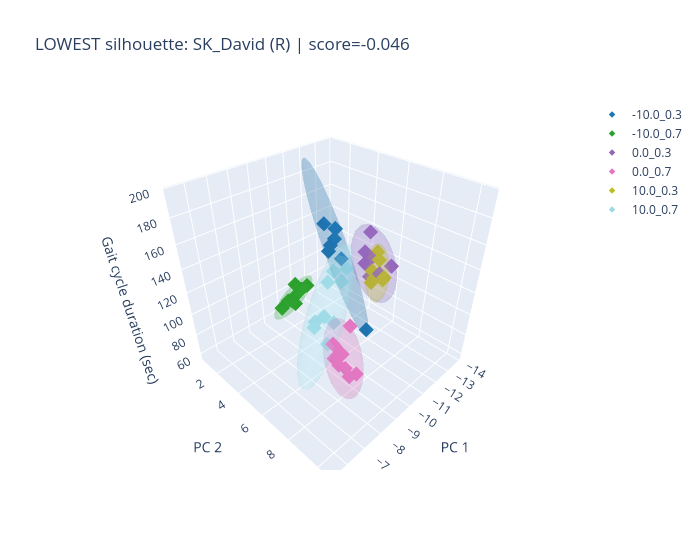
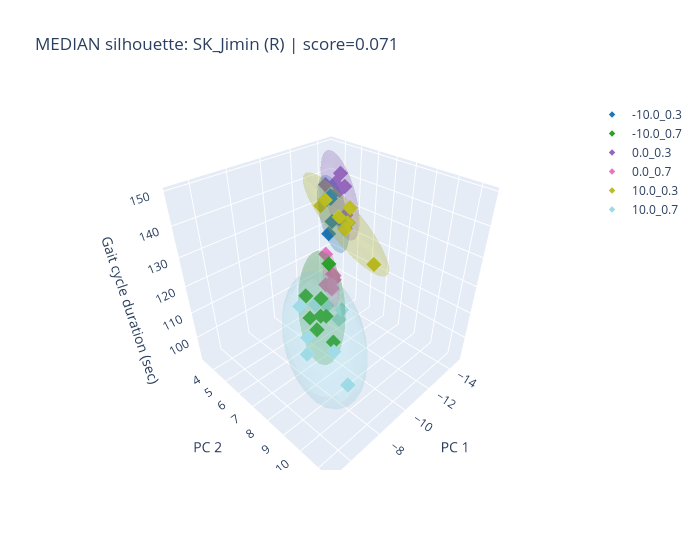
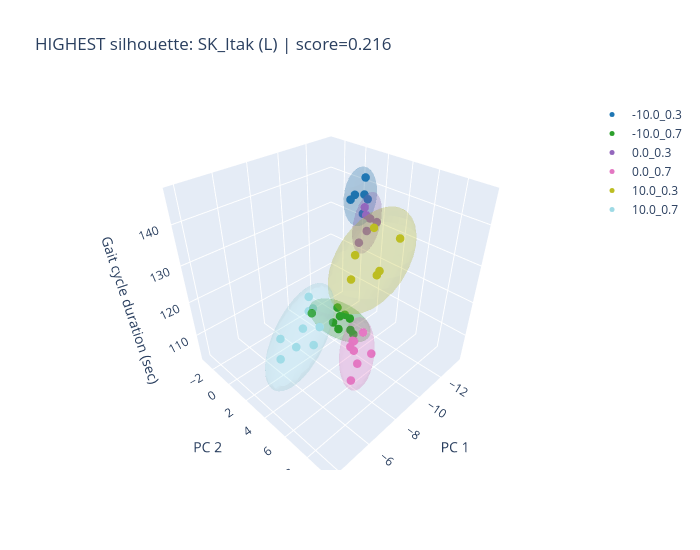

Notebook source saved alongside these figures, in order:
### Code cell
import numpy as np
import pandas as pd
import matplotlib.pyplot as plt
import plotly.graph_objects as go
from scipy.stats import chi2
from sklearn.metrics import silhouette_score

# Collect all 18 subject-side cases and compute silhouette scores.
def _to_xyz_case(points_3d):
    parsed = []
    for p in points_3d:
        if isinstance(p, str):
            arr = np.fromstring(p.strip("[]").replace(",", " "), sep=" ")
        else:
            arr = np.asarray(p, dtype=float).ravel()
        if arr.size >= 3 and np.all(np.isfinite(arr[:3])):
            parsed.append(arr[:3])
    return np.asarray(parsed, dtype=float)

def _build_case(subject, side):
    if side == "L":
        pts = _to_xyz_case(input_reduced_L['pc_buffer'][subject])
        labels = np.array([
            f"{inc_idx_L['pc_buffer'][subject][i]}_{spd_idx_L['pc_buffer'][subject][i]}"
            for i in range(len(spd_idx_L['pc_buffer'][subject]))
        ], dtype=str)
    else:
        pts = _to_xyz_case(input_reduced_R['pc_buffer'][subject])
        labels = np.array([
            f"{inc_idx_R['pc_buffer'][subject][i]}_{spd_idx_R['pc_buffer'][subject][i]}"
            for i in range(len(spd_idx_R['pc_buffer'][subject]))
        ], dtype=str)

    n = min(len(pts), len(labels))
    pts = pts[:n]
    labels = labels[:n]

    if n < 4 or np.unique(labels).size < 2:
        return None

    score = float(silhouette_score(pts, labels))
    return {
        "subject": subject,
        "side": side,
        "score": score,
        "pts": pts,
        "labels": labels,
    }

all_cases = []
for subject in subjects:
    for side in ["L", "R"]:
        case = _build_case(subject, side)
        if case is not None:
            all_cases.append(case)

if len(all_cases) == 0:
    raise ValueError("No valid subject-side cases found for silhouette analysis.")

# Print all silhouette scores and summary stats.
score_table = pd.DataFrame([
    {
        "subject": case["subject"],
        "side": case["side"],
        "silhouette": case["score"],
    }
    for case in sorted(all_cases, key=lambda x: (x["subject"], x["side"]))
])

print(f"Silhouette scores for all valid cases (n={len(score_table)}):")
display(score_table)

score_values = score_table["silhouette"].to_numpy(dtype=float)
print(f"Mean silhouette score: {np.mean(score_values):.4f}")
print(f"Std silhouette score: {np.std(score_values):.4f}")

all_cases_sorted = sorted(all_cases, key=lambda x: x["score"])
mid_idx = len(all_cases_sorted) // 2
selected_cases = [
    ("lowest", all_cases_sorted[0]),
    ("median", all_cases_sorted[mid_idx]),
    ("highest", all_cases_sorted[-1]),
]

summary_df = pd.DataFrame([
    {
        "rank": rank_name,
        "subject": case["subject"],
        "side": case["side"],
        "silhouette": case["score"],
        "n_points": len(case["pts"]),
        "n_tasks": int(np.unique(case["labels"]).size),
    }
    for rank_name, case in selected_cases
])
print("Selected representative cases from 18 subject-side combinations:")
display(summary_df)

CHI2_90_DF3 = chi2.ppf(0.90, df=3)

# Plotly helper.
def _add_plotly_confidence_ellipsoid(fig, pts_cluster, color, confidence_scale=np.sqrt(CHI2_90_DF3)):
    pts_cluster = np.asarray(pts_cluster, dtype=float)
    if pts_cluster.shape[0] < 4:
        return

    center = pts_cluster.mean(axis=0)
    cov = np.cov(pts_cluster.T)
    if not np.all(np.isfinite(cov)):
        return

    eigvals, eigvecs = np.linalg.eigh(cov)
    eigvals = np.clip(eigvals, 1e-9, None)
    radii = confidence_scale * np.sqrt(eigvals)

    u = np.linspace(0, 2 * np.pi, 32)
    v = np.linspace(0, np.pi, 16)
    x = np.outer(np.cos(u), np.sin(v))
    y = np.outer(np.sin(u), np.sin(v))
    z = np.outer(np.ones_like(u), np.cos(v))
    sphere = np.stack([x, y, z], axis=0).reshape(3, -1)

    ellipsoid = (eigvecs @ np.diag(radii) @ sphere).reshape(3, len(u), len(v))
    xe = ellipsoid[0] + center[0]
    ye = ellipsoid[1] + center[1]
    ze = ellipsoid[2] + center[2]

    fig.add_trace(
        go.Surface(
            x=xe,
            y=ye,
            z=ze,
            showscale=False,
            opacity=0.16,
            surfacecolor=np.zeros_like(xe),
            colorscale=[[0, color], [1, color]],
            hoverinfo="skip",
            showlegend=False,
        )
    )

# Matplotlib helper.
def _add_mpl_confidence_ellipsoid(ax, pts_cluster, color, confidence_scale=np.sqrt(CHI2_90_DF3)):
    pts_cluster = np.asarray(pts_cluster, dtype=float)
    if pts_cluster.shape[0] < 4:
        return

    center = pts_cluster.mean(axis=0)
    cov = np.cov(pts_cluster.T)
    if not np.all(np.isfinite(cov)):
        return

    eigvals, eigvecs = np.linalg.eigh(cov)
    eigvals = np.clip(eigvals, 1e-9, None)
    radii = confidence_scale * np.sqrt(eigvals)

    u = np.linspace(0, 2 * np.pi, 30)
    v = np.linspace(0, np.pi, 15)
    x = np.outer(np.cos(u), np.sin(v))
    y = np.outer(np.sin(u), np.sin(v))
    z = np.outer(np.ones_like(u), np.cos(v))
    sphere = np.stack([x, y, z], axis=0).reshape(3, -1)

    ellipsoid = (eigvecs @ np.diag(radii) @ sphere).reshape(3, *x.shape)
    ax.plot_surface(
        ellipsoid[0] + center[0],
        ellipsoid[1] + center[1],
        (ellipsoid[2] + center[2]) / 100,
        color=color,
        alpha=0.10,
        linewidth=0,
    )

# Render selected cases in both Plotly and Matplotlib.
for rank_name, case in selected_cases:
    subject = case["subject"]
    side = case["side"]
    score = case["score"]
    pts = case["pts"]
    labels = case["labels"]

    unique_tasks = np.unique(labels)
    cmap = plt.get_cmap("tab20", len(unique_tasks))
    task_to_color_mpl = {task: cmap(i) for i, task in enumerate(unique_tasks)}
    task_to_color_hex = {
        task: "#{:02x}{:02x}{:02x}".format(
            int(255 * task_to_color_mpl[task][0]),
            int(255 * task_to_color_mpl[task][1]),
            int(255 * task_to_color_mpl[task][2]),
        )
        for task in unique_tasks
    }

    # Plotly figure.
    fig_plotly = go.Figure()
    for task in unique_tasks:
        mask = labels == task
        cluster = pts[mask]
        color_hex = task_to_color_hex[task]

        fig_plotly.add_trace(
            go.Scatter3d(
                x=cluster[:, 0],
                y=cluster[:, 1],
                z=cluster[:, 2],
                mode="markers",
                name=str(task),
                marker=dict(size=5, color=color_hex, symbol="circle" if side == "L" else "diamond"),
            )
        )
        _add_plotly_confidence_ellipsoid(fig_plotly, cluster, color_hex)

    fig_plotly.update_layout(
        title=f"{rank_name.upper()} silhouette: {subject} ({side}) | score={score:.3f}",
        scene=dict(
            xaxis_title="PC 1",
            yaxis_title="PC 2",
            zaxis_title="Gait cycle duration (sec)",
        ),
        width=700,
        height=550,
    )
    fig_plotly.show()

    # Matplotlib figure.
    fig_mpl = plt.figure(figsize=(4, 3))
    ax = fig_mpl.add_subplot(111, projection="3d")

    for task in unique_tasks:
        mask = labels == task
        cluster = pts[mask]
        color = task_to_color_mpl[task]

        ax.scatter(
            cluster[:, 0],
            cluster[:, 1],
            cluster[:, 2] / 100,
            color=color,
            marker="o",
            s=20,
            edgecolors=color,
            linewidth=0.4,
            label=str(task),
        )
        _add_mpl_confidence_ellipsoid(ax, cluster, color)

    handles, plot_labels = ax.get_legend_handles_labels()
    by_label = dict(zip(plot_labels, handles))
    ax.legend(by_label.values(), by_label.keys(), bbox_to_anchor=(1.05, 1), loc="upper left")
    ax.set_title(f"{rank_name.upper()} silhouette: {subject} ({side}) | score={score:.3f}")
    ax.set_xlabel("PC 1")
    ax.set_ylabel("PC 2")
    ax.set_zlabel("Gait cycle duration (sec)")
    from matplotlib.ticker import MaxNLocator
    ax.xaxis.set_major_locator(MaxNLocator(nbins=3))
    ax.yaxis.set_major_locator(MaxNLocator(nbins=3))
    ax.zaxis.set_major_locator(MaxNLocator(nbins=2))
    ax.view_init(elev=30, azim=-45)

    plt.tight_layout()
    plt.rcParams['pdf.fonttype'] = 42

    if rank_name == "lowest":
        plt.savefig('Manifold_SK_L.pdf', dpi=300)
    elif rank_name == "highest":
        plt.savefig('Manifold_SK_H.pdf', dpi=300)
    elif rank_name == "median":
        plt.savefig('Manifold_SK_M.pdf', dpi=300)
    plt.show()

### Figure 1 — Plotly figure (JSON) as saved in the notebook; plotly's stock layout.template omitted (floating-point values rounded to 4 significant figures; data arrays with more than 128 entries replaced by an {"elided": "..."} marker saying what was removed)
{"data": [{"marker": {"color": "#1f77b4", "size": 5, "symbol": "diamond"}, "mode": "markers", "name": "-10.0_0.3", "type": "scatter3d", "x": [-11.83, -11.07, -12.86, -11.61, -12.22, -11.16, -12.04, -11.85], "y": [5.984, 3.753, 2.767, 3.599, 2.97, 3.805, 2.266, 3.38], "z": [65.5, 133.5, 107.5, 140.0, 141.5, 138.5, 143.5, 146.5]}, {"colorscale": [[0, "#1f77b4"], [1, "#1f77b4"]], "hoverinfo": "skip", "opacity": 0.16, "showlegend": false, "showscale": false, "surfacecolor": {"elided": "32x16 float values"}, "type": "surface", "x": {"elided": "32x16 float values"}, "y": {"elided": "32x16 float values"}, "z": {"elided": "32x16 float values"}}, {"marker": {"color": "#2ca02c", "size": 5, "symbol": "diamond"}, "mode": "markers", "name": "-10.0_0.7", "type": "scatter3d", "x": [-9.454, -9.759, -8.401, -8.783, -8.425, -8.368, -9.413, -7.767], "y": [3.561, 3.617, 4.46, 3.84, 3.852, 4.25, 3.102, 4.271], "z": [109.5, 111.0, 112.0, 110.0, 109.5, 113.0, 111.0, 112.0]}, {"colorscale": [[0, "#2ca02c"], [1, "#2ca02c"]], "hoverinfo": "skip", "opacity": 0.16, "showlegend": false, "showscale": false, "surfacecolor": {"elided": "32x16 float values"}, "type": "surface", "x": {"elided": "32x16 float values"}, "y": {"elided": "32x16 float values"}, "z": {"elided": "32x16 float values"}}, {"marker": {"color": "#9467bd", "size": 5, "symbol": "diamond"}, "mode": "markers", "name": "0.0_0.3", "type": "scatter3d", "x": [-12.85, -11.45, -11.37, -10.94, -11.77, -10.72, -10.73], "y": [4.931, 7.686, 6.477, 7.443, 5.655, 6.696, 7.039], "z": [145.5, 142.5, 142.0, 138.5, 139.5, 144.0, 135.0]}, {"colorscale": [[0, "#9467bd"], [1, "#9467bd"]], "hoverinfo": "skip", "opacity": 0.16, "showlegend": false, "showscale": false, "surfacecolor": {"elided": "32x16 float values"}, "type": "surface", "x": {"elided": "32x16 float values"}, "y": {"elided": "32x16 float values"}, "z": {"elided": "32x16 float values"}}, {"marker": {"color": "#e377c2", "size": 5, "symbol": "diamond"}, "mode": "markers", "name": "0.0_0.7", "type": "scatter3d", "x": [-7.071, -7.312, -7.115, -8.273, -7.755, -7.277, -7.838, -7.345, -7.462], "y": [9.039, 9.815, 9.617, 8.388, 7.903, 9.204, 7.929, 8.439, 8.799], "z": [111.5, 109.0, 107.0, 125.5, 111.0, 108.0, 108.5, 108.0, 114.0]}, {"colorscale": [[0, "#e377c2"], [1, "#e377c2"]], "hoverinfo": "skip", "opacity": 0.16, "showlegend": false, "showscale": false, "surfacecolor": {"elided": "32x16 float values"}, "type": "surface", "x": {"elided": "32x16 float values"}, "y": {"elided": "32x16 float values"}, "z": {"elided": "32x16 float values"}}, {"marker": {"color": "#bcbd22", "size": 5, "symbol": "diamond"}, "mode": "markers", "name": "10.0_0.3", "type": "scatter3d", "x": [-10.13, -10.81, -10.67, -11.82, -10.81, -10.81, -11.55], "y": [7.701, 7.847, 7.889, 6.446, 7.048, 7.25, 6.826], "z": [139.5, 139.0, 138.5, 144.0, 140.0, 134.5, 141.5]}, {"colorscale": [[0, "#bcbd22"], [1, "#bcbd22"]], "hoverinfo": "skip", "opacity": 0.16, "showlegend": false, "showscale": false, "surfacecolor": {"elided": "32x16 float values"}, "type": "surface", "x": {"elided": "32x16 float values"}, "y": {"elided": "32x16 float values"}, "z": {"elided": "32x16 float values"}}, {"marker": {"color": "#9edae5", "size": 5, "symbol": "diamond"}, "mode": "markers", "name": "10.0_0.7", "type": "scatter3d", "x": [-11.04, -10.48, -8.799, -7.99, -11.43, -12.19, -8.762, -8.1, -7.674], "y": [4.783, 4.382, 6.762, 6.433, 3.726, 3.966, 6.128, 6.208, 7.648], "z": [112.5, 113.5, 109.5, 115.0, 112.0, 110.5, 110.0, 107.0, 109.5]}, {"colorscale": [[0, "#9edae5"], [1, "#9edae5"]], "hoverinfo": "skip", "opacity": 0.16, "showlegend": false, "showscale": false, "surfacecolor": {"elided": "32x16 float values"}, "type": "surface", "x": {"elided": "32x16 float values"}, "y": {"elided": "32x16 float values"}, "z": {"elided": "32x16 float values"}}], "layout": {"height": 550, "scene": {"xaxis": {"title": {"text": "PC 1"}}, "yaxis": {"title": {"text": "PC 2"}}, "zaxis": {"title": {"text": "Gait cycle duration (sec)"}}}, "title": {"text": "LOWEST silhouette: SK_David (R) | score=-0.046"}, "width": 700}}

### Figure 2 — Plotly figure (JSON) as saved in the notebook; plotly's stock layout.template omitted (floating-point values rounded to 4 significant figures; data arrays with more than 128 entries replaced by an {"elided": "..."} marker saying what was removed)
{"data": [{"marker": {"color": "#1f77b4", "size": 5, "symbol": "diamond"}, "mode": "markers", "name": "-10.0_0.3", "type": "scatter3d", "x": [-10.87, -11.35, -10.75, -11.32, -10.41, -11.29, -11.59], "y": [7.339, 6.093, 6.391, 6.221, 6.786, 6.652, 5.912], "z": [137.0, 142.5, 144.0, 135.5, 135.0, 137.5, 142.5]}, {"colorscale": [[0, "#1f77b4"], [1, "#1f77b4"]], "hoverinfo": "skip", "opacity": 0.16, "showlegend": false, "showscale": false, "surfacecolor": {"elided": "32x16 float values"}, "type": "surface", "x": {"elided": "32x16 float values"}, "y": {"elided": "32x16 float values"}, "z": {"elided": "32x16 float values"}}, {"marker": {"color": "#2ca02c", "size": 5, "symbol": "diamond"}, "mode": "markers", "name": "-10.0_0.7", "type": "scatter3d", "x": [-9.353, -8.998, -8.6, -9.629, -9.326, -9.677, -9.835, -9.412], "y": [7.682, 8.239, 7.599, 6.968, 6.491, 7.229, 5.784, 7.118], "z": [130.5, 105.5, 109.0, 115.0, 106.5, 109.0, 111.0, 109.5]}, {"colorscale": [[0, "#2ca02c"], [1, "#2ca02c"]], "hoverinfo": "skip", "opacity": 0.16, "showlegend": false, "showscale": false, "surfacecolor": {"elided": "32x16 float values"}, "type": "surface", "x": {"elided": "32x16 float values"}, "y": {"elided": "32x16 float values"}, "z": {"elided": "32x16 float values"}}, {"marker": {"color": "#9467bd", "size": 5, "symbol": "diamond"}, "mode": "markers", "name": "0.0_0.3", "type": "scatter3d", "x": [-14.39, -12.52, -12.57, -12.78, -12.88, -13.09, -13.5], "y": [4.223, 6.214, 6.022, 5.457, 5.116, 4.312, 5.198], "z": [141.5, 132.5, 134.5, 141.0, 142.5, 140.0, 140.5]}, {"colorscale": [[0, "#9467bd"], [1, "#9467bd"]], "hoverinfo": "skip", "opacity": 0.16, "showlegend": false, "showscale": false, "surfacecolor": {"elided": "32x16 float values"}, "type": "surface", "x": {"elided": "32x16 float values"}, "y": {"elided": "32x16 float values"}, "z": {"elided": "32x16 float values"}}, {"marker": {"color": "#e377c2", "size": 5, "symbol": "diamond"}, "mode": "markers", "name": "0.0_0.7", "type": "scatter3d", "x": [-14.02, -12.12, -12.22, -12.03, -12.16, -12.2, -12.52, -11.41, -11.75], "y": [3.497, 5.549, 5.601, 5.625, 5.55, 5.64, 5.257, 6.01, 5.435], "z": [109.0, 106.0, 111.5, 107.0, 112.0, 110.0, 110.0, 112.0, 108.5]}, {"colorscale": [[0, "#e377c2"], [1, "#e377c2"]], "hoverinfo": "skip", "opacity": 0.16, "showlegend": false, "showscale": false, "surfacecolor": {"elided": "32x16 float values"}, "type": "surface", "x": {"elided": "32x16 float values"}, "y": {"elided": "32x16 float values"}, "z": {"elided": "32x16 float values"}}, {"marker": {"color": "#bcbd22", "size": 5, "symbol": "diamond"}, "mode": "markers", "name": "10.0_0.3", "type": "scatter3d", "x": [-9.546, -10.14, -10.86, -10.01, -10.92, -10.33, -10.7], "y": [9.777, 6.832, 7.564, 7.989, 7.406, 7.417, 6.091], "z": [136.5, 146.0, 144.0, 140.5, 139.0, 142.0, 141.5]}, {"colorscale": [[0, "#bcbd22"], [1, "#bcbd22"]], "hoverinfo": "skip", "opacity": 0.16, "showlegend": false, "showscale": false, "surfacecolor": {"elided": "32x16 float values"}, "type": "surface", "x": {"elided": "32x16 float values"}, "y": {"elided": "32x16 float values"}, "z": {"elided": "32x16 float values"}}, {"marker": {"color": "#9edae5", "size": 5, "symbol": "diamond"}, "mode": "markers", "name": "10.0_0.7", "type": "scatter3d", "x": [-10.42, -8.433, -10.56, -9.579, -9.638, -8.122, -8.147, -6.443, -6.921], "y": [6.649, 6.73, 7.309, 6.647, 8.191, 7.441, 8.97, 8.992, 10.69], "z": [108.5, 115.0, 105.0, 111.5, 115.5, 107.0, 108.5, 114.5, 110.0]}, {"colorscale": [[0, "#9edae5"], [1, "#9edae5"]], "hoverinfo": "skip", "opacity": 0.16, "showlegend": false, "showscale": false, "surfacecolor": {"elided": "32x16 float values"}, "type": "surface", "x": {"elided": "32x16 float values"}, "y": {"elided": "32x16 float values"}, "z": {"elided": "32x16 float values"}}], "layout": {"height": 550, "scene": {"xaxis": {"title": {"text": "PC 1"}}, "yaxis": {"title": {"text": "PC 2"}}, "zaxis": {"title": {"text": "Gait cycle duration (sec)"}}}, "title": {"text": "MEDIAN silhouette: SK_Jimin (R) | score=0.071"}, "width": 700}}

### Figure 3 — Plotly figure (JSON) as saved in the notebook; plotly's stock layout.template omitted (floating-point values rounded to 4 significant figures; data arrays with more than 128 entries replaced by an {"elided": "..."} marker saying what was removed)
{"data": [{"marker": {"color": "#1f77b4", "size": 5, "symbol": "circle"}, "mode": "markers", "name": "-10.0_0.3", "type": "scatter3d", "x": [-12.88, -12.03, -12.44, -11.97, -11.04, -11.38], "y": [1.241, 2.065, 1.996, 2.191, 2.43, 1.663], "z": [143.0, 136.0, 139.0, 141.0, 142.5, 140.0]}, {"colorscale": [[0, "#1f77b4"], [1, "#1f77b4"]], "hoverinfo": "skip", "opacity": 0.16, "showlegend": false, "showscale": false, "surfacecolor": {"elided": "32x16 float values"}, "type": "surface", "x": {"elided": "32x16 float values"}, "y": {"elided": "32x16 float values"}, "z": {"elided": "32x16 float values"}}, {"marker": {"color": "#2ca02c", "size": 5, "symbol": "circle"}, "mode": "markers", "name": "-10.0_0.7", "type": "scatter3d", "x": [-9.992, -10.23, -10.1, -10.35, -8.812, -9.946, -10.01, -10.86, -10.14], "y": [3.618, 3.65, 3.404, 2.113, 1.168, 2.467, 2.272, 2.004, 1.652], "z": [109.0, 107.0, 112.0, 109.5, 112.5, 107.0, 113.5, 108.5, 107.0]}, {"colorscale": [[0, "#2ca02c"], [1, "#2ca02c"]], "hoverinfo": "skip", "opacity": 0.16, "showlegend": false, "showscale": false, "surfacecolor": {"elided": "32x16 float values"}, "type": "surface", "x": {"elided": "32x16 float values"}, "y": {"elided": "32x16 float values"}, "z": {"elided": "32x16 float values"}}, {"marker": {"color": "#9467bd", "size": 5, "symbol": "circle"}, "mode": "markers", "name": "0.0_0.3", "type": "scatter3d", "x": [-10.59, -10.49, -9.767, -10.97, -9.448, -9.763], "y": [4.776, 4.344, 4.663, 3.514, 4.682, 4.91], "z": [139.5, 140.0, 144.0, 139.0, 136.5, 139.0]}, {"colorscale": [[0, "#9467bd"], [1, "#9467bd"]], "hoverinfo": "skip", "opacity": 0.16, "showlegend": false, "showscale": false, "surfacecolor": {"elided": "32x16 float values"}, "type": "surface", "x": {"elided": "32x16 float values"}, "y": {"elided": "32x16 float values"}, "z": {"elided": "32x16 float values"}}, {"marker": {"color": "#e377c2", "size": 5, "symbol": "circle"}, "mode": "markers", "name": "0.0_0.7", "type": "scatter3d", "x": [-9.732, -9.64, -8.883, -9.227, -9.099, -8.046, -8.974, -7.137], "y": [4.29, 5.182, 4.924, 4.722, 6.563, 6.526, 5.148, 7.048], "z": [107.5, 112.5, 109.5, 110.0, 110.5, 110.5, 108.5, 109.5]}, {"colorscale": [[0, "#e377c2"], [1, "#e377c2"]], "hoverinfo": "skip", "opacity": 0.16, "showlegend": false, "showscale": false, "surfacecolor": {"elided": "32x16 float values"}, "type": "surface", "x": {"elided": "32x16 float values"}, "y": {"elided": "32x16 float values"}, "z": {"elided": "32x16 float values"}}, {"marker": {"color": "#bcbd22", "size": 5, "symbol": "circle"}, "mode": "markers", "name": "10.0_0.3", "type": "scatter3d", "x": [-6.718, -7.106, -7.46, -7.556, -8.952, -9.071], "y": [7.28, 7.059, 8.343, 8.095, 8.067, 6.161], "z": [137.5, 141.5, 139.5, 138.0, 143.0, 142.5]}, {"colorscale": [[0, "#bcbd22"], [1, "#bcbd22"]], "hoverinfo": "skip", "opacity": 0.16, "showlegend": false, "showscale": false, "surfacecolor": {"elided": "32x16 float values"}, "type": "surface", "x": {"elided": "32x16 float values"}, "y": {"elided": "32x16 float values"}, "z": {"elided": "32x16 float values"}}, {"marker": {"color": "#9edae5", "size": 5, "symbol": "circle"}, "mode": "markers", "name": "10.0_0.7", "type": "scatter3d", "x": [-6.479, -6.888, -5.562, -7.826, -9.733, -10.85, -7.485, -9.751, -8.391], "y": [1.166, 2.197, 2.585, 2.665, -0.006719, -2.054, 2.095, -0.5212, 2.552], "z": [110.5, 109.0, 110.0, 108.0, 109.5, 107.0, 113.0, 107.5, 112.0]}, {"colorscale": [[0, "#9edae5"], [1, "#9edae5"]], "hoverinfo": "skip", "opacity": 0.16, "showlegend": false, "showscale": false, "surfacecolor": {"elided": "32x16 float values"}, "type": "surface", "x": {"elided": "32x16 float values"}, "y": {"elided": "32x16 float values"}, "z": {"elided": "32x16 float values"}}], "layout": {"height": 550, "scene": {"xaxis": {"title": {"text": "PC 1"}}, "yaxis": {"title": {"text": "PC 2"}}, "zaxis": {"title": {"text": "Gait cycle duration (sec)"}}}, "title": {"text": "HIGHEST silhouette: SK_Itak (L) | score=0.216"}, "width": 700}}
